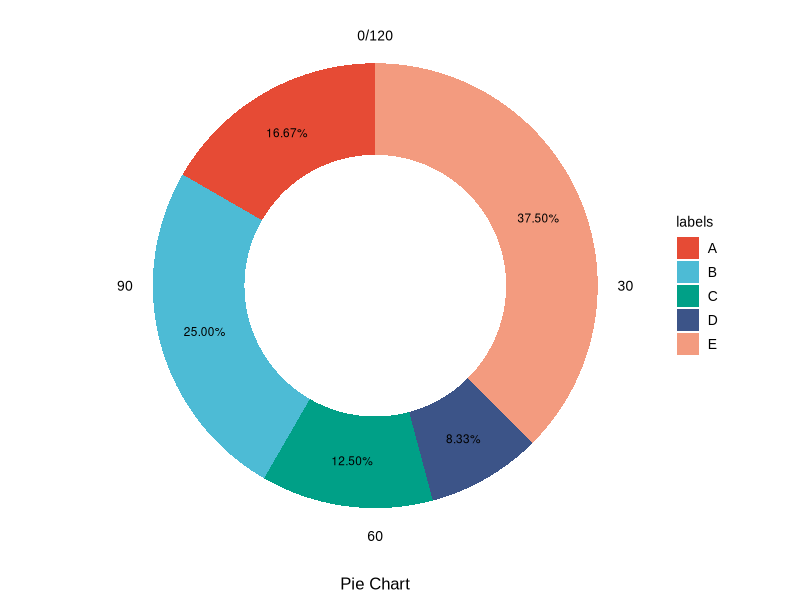

Recreate this plot in R.
## ---- chunk 1
# Install packages
if (!requireNamespace("ggplot2", quietly = TRUE)) {
  install.packages("ggplot2")
}

# Load packages
library(ggplot2)
## ---- chunk 2
# Load data
data <- read.table("files/Hiplot/024-circular-pie-chart-data.txt", header = T)

# convert data structure
data$draw_percent <- data[["values"]] / sum(data[["values"]]) * 100
data$draw_class <- 1
data2 <- data
data2[["values"]] <- 0
data2$draw_class <- 0
data <- rbind(data, data2)
filtered_data <- data[data[["values"]] > 0,]

# View data
head(data)
## ---- chunk 3
#| label: fig-1Circular-pie-chart
#| fig-cap: "Circular Pie Chart"
#| out.width: "95%"
#| warning: false
#| message: false

# Circular Pie Chart
p <- ggplot(data, aes(x = draw_class, y = values, fill = labels)) +
  geom_bar(position = "stack", stat = "identity", width = 0.7) +
  geom_text(data = filtered_data, aes(label = sprintf("%.2f%%", draw_percent)),
            position = position_stack(vjust = 0.5), size = 3) +
  coord_polar(theta = "y") +
  xlab("") +
  ylab("Pie Chart") +
  scale_fill_manual(values = c("#e64b35ff","#4dbbd5ff","#00a087ff","#3c5488ff","#f39b7fff")) +
  theme_minimal() +
  theme(text = element_text(family = "Arial"),
        plot.title = element_text(size = 12,hjust = 0.5),
        axis.title = element_text(size = 12),
        axis.text = element_text(size = 10),
        axis.text.x = element_text(color = "black"),
        axis.text.y = element_blank(),
        legend.position = "right",
        legend.direction = "vertical",
        legend.title = element_text(size = 10),
        legend.text = element_text(size = 10),
        panel.grid.major = element_blank(),
        panel.grid.minor = element_blank())

p
